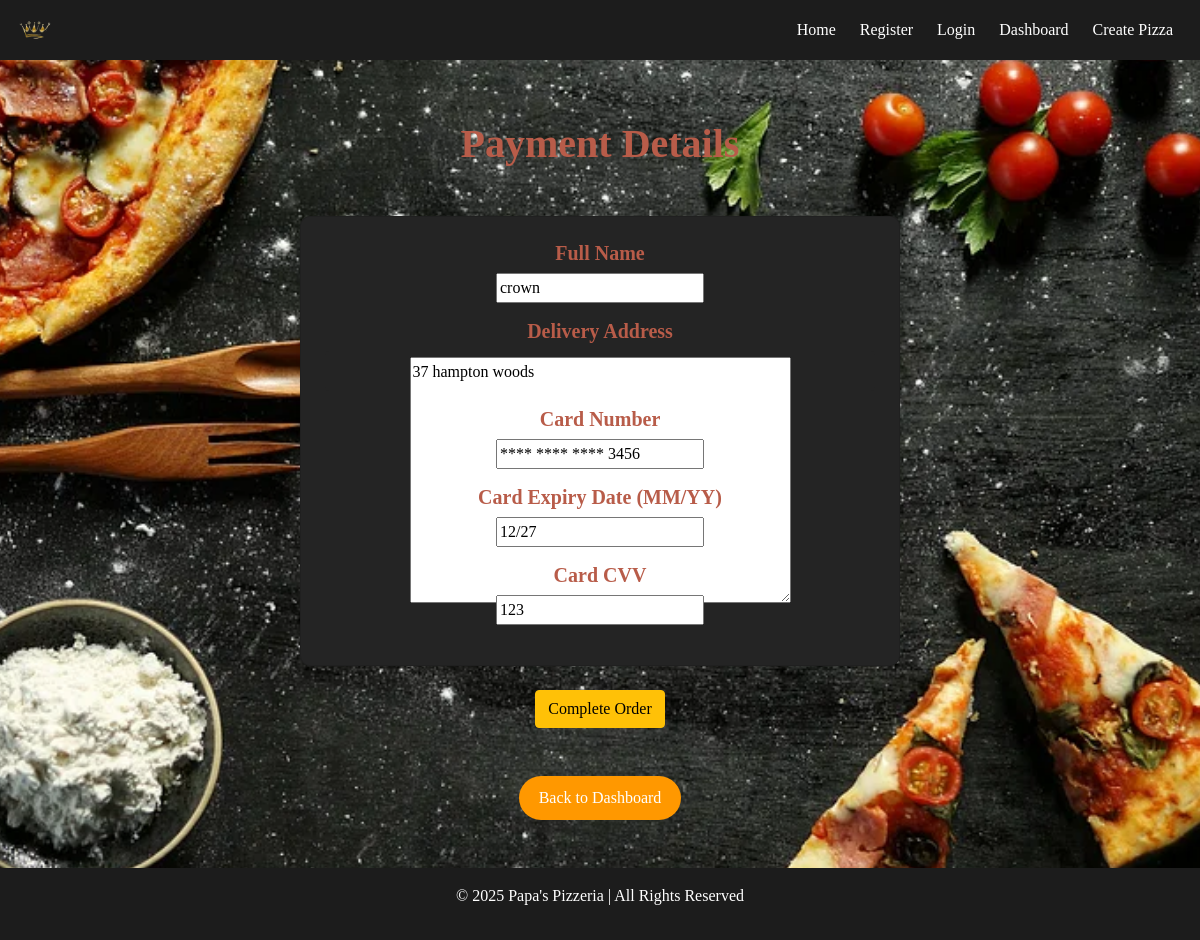
The page /payment/12/ (signed in) on the database its author committed.
### PizzaApp/models.py (models this page shows, shortened)
class Order(models.Model):
    user = models.ForeignKey(User, on_delete=models.CASCADE, null=True, blank=True)
    pizza_size = models.ForeignKey(PizzaSize, on_delete=models.CASCADE, default=1)  # Default size ID
    pizza_crust = models.ForeignKey(PizzaCrust, on_delete=models.CASCADE, default=1)  # Default crust ID
    pizza_sauce = models.ForeignKey(PizzaSauce, on_delete=models.CASCADE, default=1)  # Default sauce ID
    pizza_cheese = models.ForeignKey(PizzaCheese, on_delete=models.CASCADE, default=1)  # Default cheese ID
    toppings = models.ManyToManyField(PizzaTopping, blank=True)
    full_name = models.CharField(max_length=100)
    delivery_address = models.TextField()
    card_number = models.CharField(max_length=16, default="0000000000000000")  # Fake card for DB
    card_expiry_date = models.CharField(max_length=5, default="00/00")  # Placeholder
    card_cvv = models.CharField(max_length=3, default="000")  # Placeholder

### PizzaApp/views.py (the view)
# urls.py: path('payment/<int:order_id>/', views.payment_view, name='payment'),
@login_required
def payment_view(request, order_id):
    order = get_object_or_404(Order, id=order_id, user=request.user)
    if request.method == 'POST':
        form = DeliveryDetailsForm(request.POST, instance=order)
        if form.is_valid():
            order.full_name = form.cleaned_data['full_name']
            order.delivery_address = form.cleaned_data['delivery_address']
            order.save()
            messages.success(request, "Payment details saved successfully!")
            return redirect('order_confirmation', order_id=order.id)
        else:
            messages.error(request, "Invalid form submission. Please check your details.")
    else:
        form = DeliveryDetailsForm(instance=order)
    return render(request, 'payment.html', {'form': form, 'order': order})

### PizzaApp/forms.py (shortened to what this page needs)
class DeliveryDetailsForm(forms.ModelForm):
    class Meta:
        model = Order
        fields = ['full_name', 'delivery_address', 'card_number', 'card_expiry_date', 'card_cvv']

### PizzaApp/templates/payment.html (shortened to what this page needs)
{% extends 'base.html' %}
{% load static %}
{% block content %}
<h1 class="text-center">Payment Details</h1>
<div class="container my-5">
    <form method="POST" enctype="multipart/form-data" class="form-container">
        <div class="card p-4 shadow-sm text-center" style="background-color: rgb(36, 36, 36); border-radius: 10px; max-width: 600px; margin: 0 auto;">
            <div class="mb-3">
                <h5 class="text-center">Full Name</h5>
                {{ form.full_name }}
            </div>
            <div class="mb-3">
                <h5 class="text-center">Delivery Address</h5>
                <div class="form-control" style="max-width: 100%; background-color: rgb(36, 36, 36); color: white; border: none;">
                    {{ form.delivery_address }}
                </div>
            </div>
            <div class="mb-3">
                <h5 class="text-center">Card Number</h5>
                {{ form.card_number }}
            </div>
            <div class="mb-3">
                <h5 class="text-center">Card Expiry Date (MM/YY)</h5>
                {{ form.card_expiry_date }}
            </div>
            <div class="mb-3">
                <h5 class="text-center">Card CVV</h5>
                {{ form.card_cvv }}
            </div>
        </div>
        <div class="text-center mt-4">
            <button type="submit" class="btn btn-warning">Complete Order</button>
        </div>
    </form>
</div>
<p class="text-center"><a href="{% url 'dashboard' %}" class="btn btn-secondary">Back to Dashboard</a></p>
{% endblock %}

### PizzaApp/static/css/styles.css (style rules this page uses)
:root { --primary-color: #B85C49; --secondary-color: #D4AF37; --background-color: #F5F5F5; --text-color: rgb(240, 236, 236); --footer-color: #1c1c1c; --navbar-color: #1c1c1c; }
body { font-family: 'Lora', serif; margin: 0; padding: 0; background-color: var(--background-color); background-image: url('/static/images/background.webp'); background-size: cover; background-position: center; background-attachment: fixed; background-repeat: no-repeat; color: var(--text-color); }
h1, h2, h3, h4, h5 { color: var(--primary-color); font-weight: bold; }
.btn-primary, .btn-secondary { border: none; border-radius: 30px; padding: 10px 20px; font-size: 16px; transition: background-color 0.3s ease; }
.btn-secondary { background-color: #FF9800; color: white; }
.form-control { max-width: 50%; height: 40px; background-color: rgb(36, 36, 36); color: white; border: none; }

### rows shown on the page
Order: full_name "crown", delivery_address "37 hampton woods", card_number "**** **** **** 3456", card_expiry_date "12/27", card_cvv "123"
